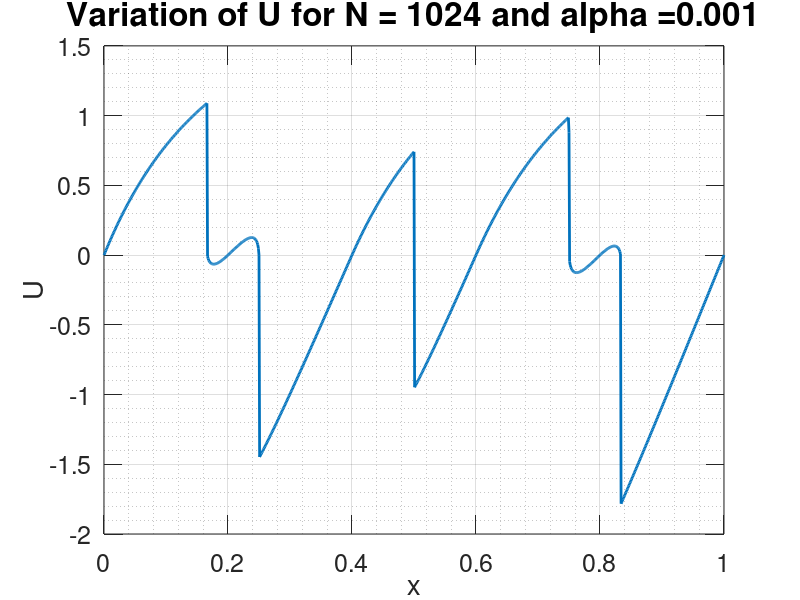
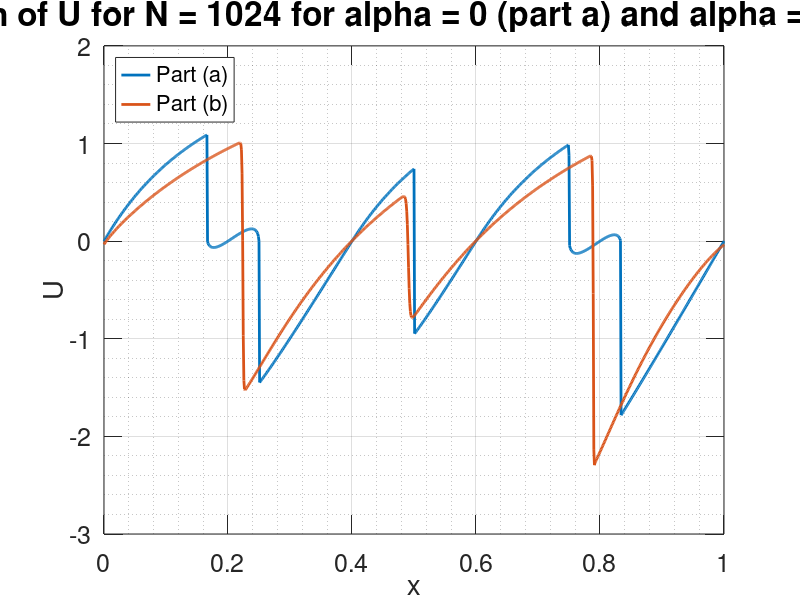

Source code (MATLAB) for these figures, in order:
clc; clear all; close;
% define ticks
set(0,'defaultaxesTickLength',[0.03 0.03]);
load Ua_1024.txt
load Ub_1024.txt

dx = 1/(size(Ua_1024,1) - 1);
x = 0:dx:1;

%plot 
figure (1)
plot(x, Ua_1024, 'LineWidth', 2)
set(gca,'FontSize',18)
xlabel('x', 'FontSize', 20)
ylabel('U', 'FontSize', 20)
title('Variation of U for N = 1024 and alpha =0.001', 'FontSize', 24)
grid on
grid minor
box on


% plot
figure(2)
plot(x, Ua_1024, 'LineWidth', 2)
hold on
plot(x,Ub_1024, 'LineWidth', 2)
set(gca,'FontSize',18)
legend('Part (a)','Part (b)', 'FontSize', 16, 'Location', 'northwest')
xlabel('x', 'FontSize', 20)
ylabel('U', 'FontSize', 20)
title('Comparison of U for N = 1024 for alpha = 0 (part a) and alpha =0.001 (part b)', 'FontSize', 24)
grid on
grid minor
box on
